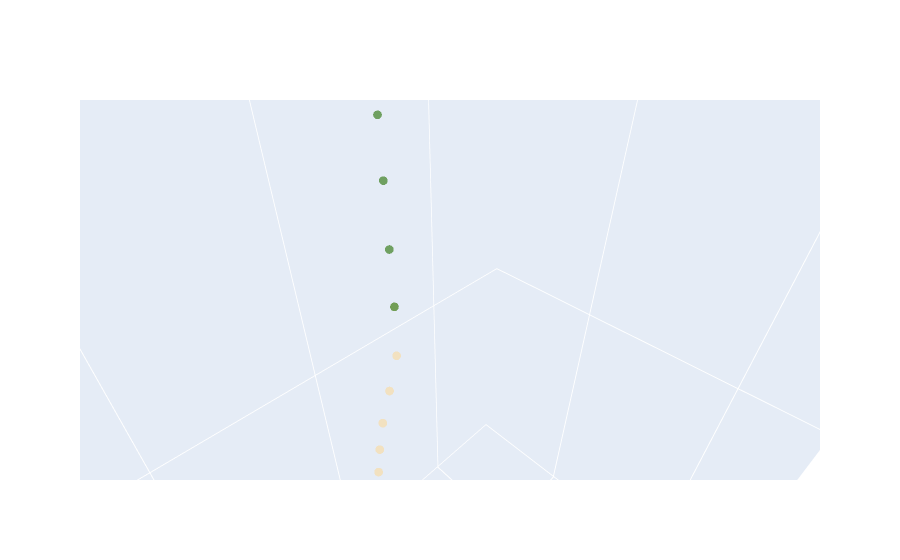

The cell this chart's notebook holds for it:
### Code cell
# here we show what is the plant simulated based on those parameters
smallplant = CPlantBox(name, time, name) # make a plant object in python
fig = visual_plant(smallplant)    
fig.show()
